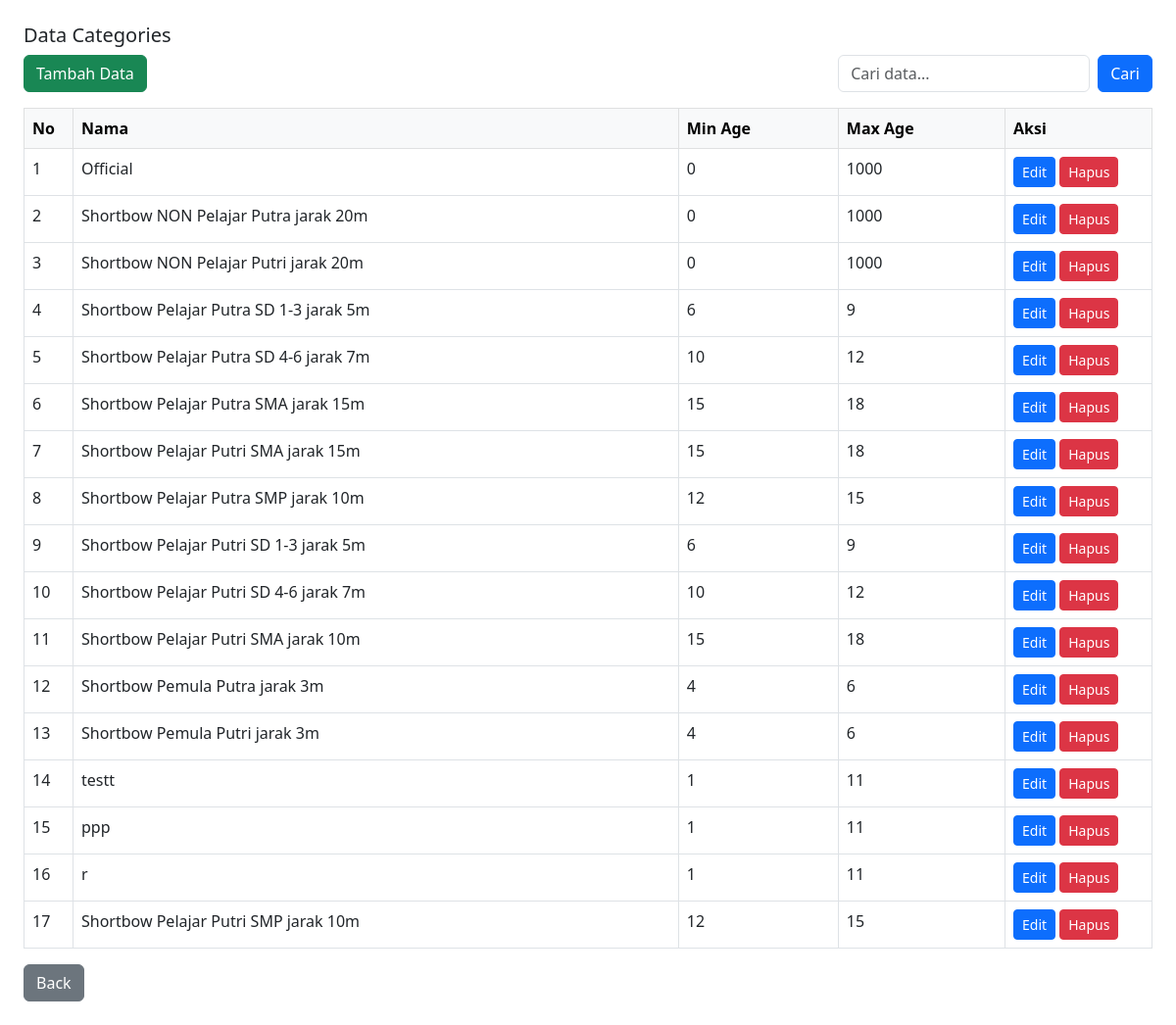
/categori.view.php, run on the app's committed database.
### tables this page shows
CREATE TABLE `categories` (
  `id` int NOT NULL,
  `name` varchar(50) NOT NULL,
  `min_age` int NOT NULL,
  `max_age` int NOT NULL,
  `gender` enum('Laki-laki','Perempuan','Campuran') DEFAULT 'Campuran',
  `max_participants` int DEFAULT '32',
  `status` enum('active','inactive') DEFAULT 'active',
  `created_at` timestamp NULL DEFAULT CURRENT_TIMESTAMP,
  `updated_at` timestamp NULL DEFAULT CURRENT_TIMESTAMP ON UPDATE CURRENT_TIMESTAMP
);

### categori.view.php (the view, shortened to what this page needs)
<?php
include 'panggil.php';
$search = '';
$sql = "SELECT * FROM categories";
$sql .= " ORDER BY id ASC";
$result = $conn->query($sql);
?>
<!DOCTYPE html>
<html lang="en">
<head>
    <link href="https://cdn.jsdelivr.net/npm/bootstrap@5.3.0/dist/css/bootstrap.min.css" rel="stylesheet">
</head>
<body class="p-4">
    <h5>Data Categories</h5>
    <div class="d-flex justify-content-between mb-3">
        <button type="button" class="btn btn-success" data-bs-toggle="modal" data-bs-target="#addModal">
            Tambah Data
        </button>
        <form class="d-flex" method="get">
            <input class="form-control me-2" type="search" name="q" value="<?= htmlspecialchars($search) ?>" placeholder="Cari data...">
            <button class="btn btn-primary" type="submit">Cari</button>
        </form>
    </div>
    <table class="table table-bordered">
        <thead class="table-light">
            <tr>
                <th style="width: 50px;">No</th>
                <th>Nama</th>
                <th>Min Age</th>
                <th>Max Age</th>
                <th style="width: 150px;">Aksi</th>
            </tr>
        </thead>
        <tbody>
            <?php
            $no = 1;
            while ($row = $result->fetch_assoc()):
            ?>
            <tr>
                <td><?= $no++; ?></td>
                <td><?= htmlspecialchars($row['name']); ?></td>
                <td><?= htmlspecialchars($row['min_age']); ?></td>
                <td><?= htmlspecialchars($row['max_age']); ?></td>
                <td>
                    <button class="btn btn-sm btn-primary" onclick="editData(<?= $row['id'] ?>, '<?= addslashes($row['name']) ?>', <?= $row['min_age'] ?>, <?= $row['max_age'] ?>)">
                        Edit
                    </button>
                    <button class="btn btn-sm btn-danger" onclick="deleteData(<?= $row['id'] ?>, '<?= addslashes($row['name']) ?>')">
                        Hapus
                    </button>
                </td>
            </tr>
            <?php endwhile; ?>
        </tbody>
    </table>
    <a href="dashboard.php" class="btn btn-secondary">Back</a>
</body>
</html>

### data on the page
categories: name "Official", min_age "0", max_age "1000"
categories: name "Shortbow NON Pelajar Putra jarak 20m", min_age "0", max_age "1000"
categories: name "Shortbow NON Pelajar Putri jarak 20m", min_age "0", max_age "1000"
categories: name "Shortbow Pelajar Putra SD 1-3 jarak 5m", min_age "6", max_age "9"
categories: name "Shortbow Pelajar Putra SD 4-6 jarak 7m", min_age "10", max_age "12"
categories: name "Shortbow Pelajar Putra SMA jarak 15m", min_age "15", max_age "18"
categories: name "Shortbow Pelajar Putri SMA jarak 15m", min_age "15", max_age "18"
categories: name "Shortbow Pelajar Putra SMP jarak 10m", min_age "12", max_age "15"
categories: name "Shortbow Pelajar Putri SD 1-3 jarak 5m", min_age "6", max_age "9"
categories: name "Shortbow Pelajar Putri SD 4-6 jarak 7m", min_age "10", max_age "12"
categories: name "Shortbow Pelajar Putri SMA jarak 10m", min_age "15", max_age "18"
categories: name "Shortbow Pemula Putra jarak 3m", min_age "4", max_age "6"
categories: name "Shortbow Pemula Putri jarak 3m", min_age "4", max_age "6"
categories: name "testt", min_age "1", max_age "11"
categories: name "ppp", min_age "1", max_age "11"
categories: name "r", min_age "1", max_age "11"
categories: name "Shortbow Pelajar Putri SMP jarak 10m", min_age "12", max_age "15"
